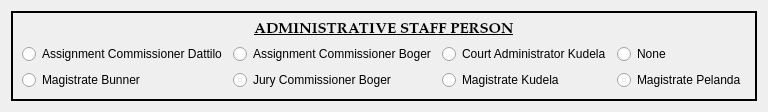
          <widget class="QWidget" name="admin_staff_stack">
           <layout class="QGridLayout" name="gridLayout_16">
            <item row="0" column="0">
             <widget class="QFrame" name="administrative_person_frame">
              <property name="frameShape">
               <enum>QFrame::Box</enum>
              </property>
              <property name="frameShadow">
               <enum>QFrame::Plain</enum>
              </property>
              <property name="lineWidth">
               <number>2</number>
              </property>
              <layout class="QGridLayout" name="gridLayout_17">
               <item row="2" column="3">
                <widget class="QRadioButton" name="none_admin_radio_btn">
                 <property name="text">
                  <string>None</string>
                 </property>
                </widget>
               </item>
               <item row="0" column="0" colspan="4">
                <widget class="QLabel" name="label_16">
                 <property name="maximumSize">
                  <size>
                   <width>16777215</width>
                   <height>120</height>
                  </size>
                 </property>
                 <property name="font">
                  <font>
                   <family>Palatino Linotype</family>
                   <pointsize>11</pointsize>
                   <weight>75</weight>
                   <italic>false</italic>
                   <bold>true</bold>
                   <underline>true</underline>
                  </font>
                 </property>
                 <property name="text">
                  <string>ADMINISTRATIVE STAFF PERSON</string>
                 </property>
                 <property name="alignment">
                  <set>Qt::AlignCenter</set>
                 </property>
                </widget>
               </item>
               <item row="2" column="2">
                <widget class="QRadioButton" name="court_admin_admin_radio_btn">
                 <property name="text">
                  <string>Court Administrator Kudela</string>
                 </property>
                </widget>
               </item>
               <item row="2" column="1">
                <widget class="QRadioButton" name="assn_comm_2_admin_radio_btn">
                 <property name="text">
                  <string>Assignment Commissioner Boger</string>
                 </property>
                </widget>
               </item>
               <item row="2" column="0">
                <widget class="QRadioButton" name="assn_comm_1_admin_radio_btn">
                 <property name="text">
                  <string>Assignment Commissioner Dattilo</string>
                 </property>
                </widget>
               </item>
               <item row="3" column="2">
                <widget class="QRadioButton" name="mag_3_admin_radio_btn">
                 <property name="text">
                  <string>Magistrate Kudela</string>
                 </property>
                </widget>
               </item>
               <item row="3" column="3">
                <widget class="QRadioButton" name="mag_2_admin_radio_btn">
                 <property name="text">
                  <string>Magistrate Pelanda</string>
                 </property>
                </widget>
               </item>
               <item row="3" column="1">
                <widget class="QRadioButton" name="jury_comm_1_admin_radio_btn">
                 <property name="text">
                  <string>Jury Commissioner Boger</string>
                 </property>
                </widget>
               </item>
               <item row="3" column="0">
                <widget class="QRadioButton" name="mag_1_admin_radio_btn">
                 <property name="text">
                  <string>Magistrate Bunner</string>
                 </property>
                </widget>
               </item>
              </layout>
             </widget>
            </item>
           </layout>
          </widget>
